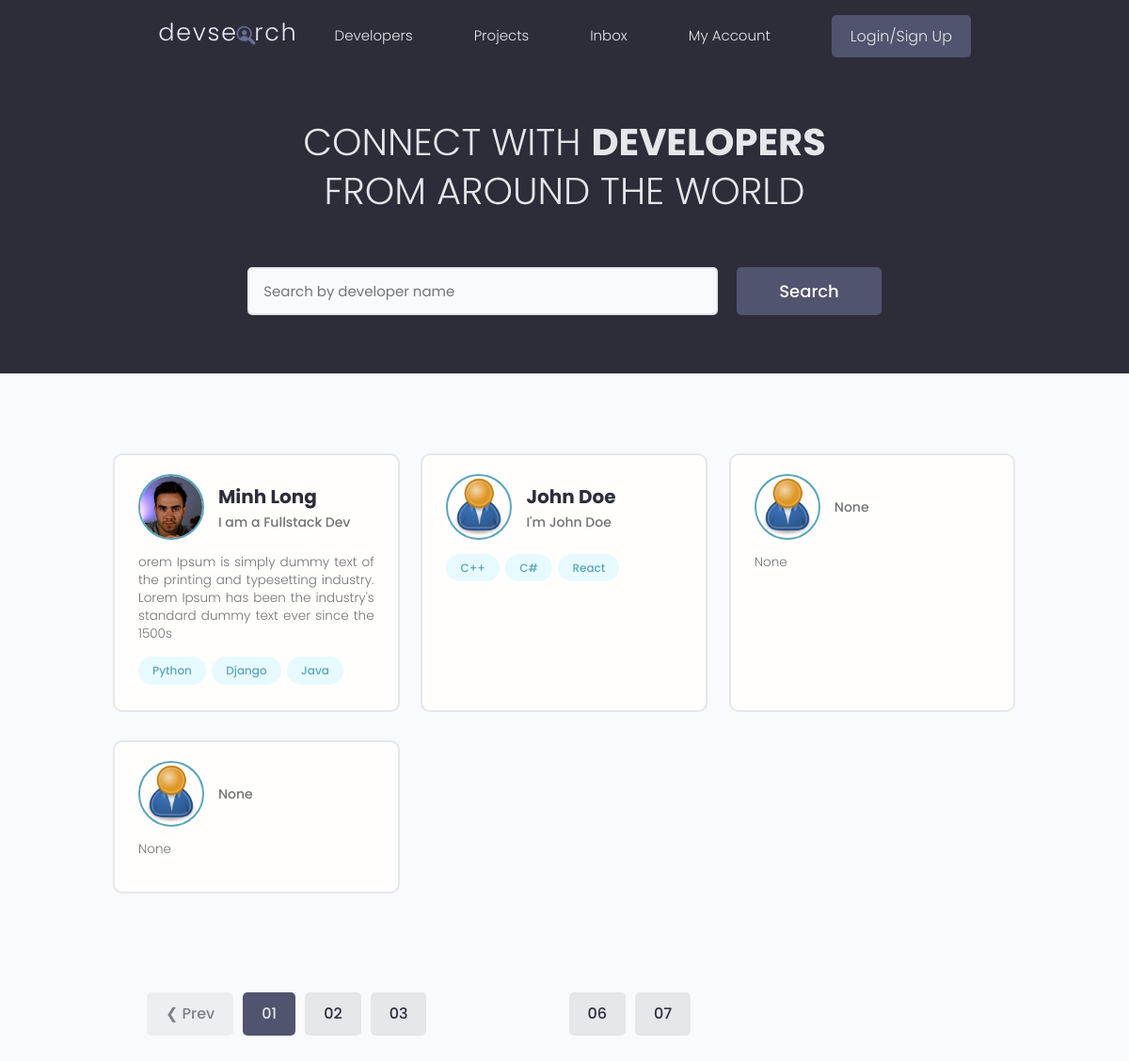
The page / on the database its author committed.
### users/models.py (models this page shows, shortened)
class Profile(models.Model):
    user = models.OneToOneField(User, on_delete=models.CASCADE, null=True, blank=True)
    name = models.CharField(max_length=200, blank=True, null=True)
    email = models.EmailField(max_length=500, blank=True,null=True)
    username = models.CharField(max_length=200, blank=True, null=True)
    location = models.CharField(max_length=200, blank=True, null=True)
    short_intro = models.CharField(max_length=500, blank=True, null=True)
    bio = models.TextField(blank=True, null=True)
    profile_image = models.ImageField(blank=True, null=True, upload_to='profiles/', default='profiles/user-default.png' )
    social_github = models.CharField(max_length=200, blank=True, null=True)
    social_twitter = models.CharField(max_length=200, blank=True, null=True)
    social_linkedin = models.CharField(max_length=200, blank=True, null=True)
    social_youtube = models.CharField(max_length=200, blank=True, null=True)
    social_website = models.CharField(max_length=200, blank=True, null=True)
    created = models.DateTimeField(auto_now_add=True)
    id = models.UUIDField(default=uuid.uuid4, unique=True, primary_key=True, editable=False)

class Skill(models.Model):
    owner =  models.ForeignKey(Profile, on_delete=models.CASCADE, null=True)
    name = models.CharField(max_length= 200,null=True, blank=True)
    description = models.TextField(null=True, blank=True)
    created = models.DateTimeField(auto_now_add=True)
    id = models.UUIDField(default=uuid.uuid4, unique=True, primary_key=True, editable=False)
    def __str__(self):
        return str(self.name)

### users/views.py (the view)
# urls.py: path('', views.profiles, name='profiles'),
def profiles(request):
    profiles = Profile.objects.all()
    context = {'profiles' : profiles}
    return render(request, 'users/profiles.html', context )

### users/templates/users/profiles.html (shortened to what this page needs)
{% extends "main.html" %}
{%load static%}
{% block content %}
  <main class="home">
    <section class="hero-section text-center">
      <div class="container container--narrow">
        <div class="hero-section__box">
          <h2>CONNECT WITH <span>DEVELOPERS</span></h2>
          <h2>FROM AROUND THE WORLD</h2>
        </div>
        <div class="hero-section__search">
          <form class="form" action="#" method="get">
            <div class="form__field">
              <input class="input input--text" id="formInput#search" type="text" name="text"
                placeholder="Search by developer name" />
            </div>
            <input class="btn btn--sub btn--lg" type="submit" value="Search" />
          </form>
        </div>
      </div>
    </section>
    <section class="devlist">
      <div class="container">
        <div class="grid grid--three">
            {%for profile in profiles%}
          <div class="column card">
            <div class="dev">
              <a href="{%url 'user-profile' profile.id%}" class="card__body">
                <div class="dev__profile">
                  <img class="avatar avatar--md" src="{{profile.profile_image.url}}" alt="image" />
                  <div class="dev__meta">
                    <h3>{{profile.name}}</h3>
                    <h5>{{profile.short_intro|slice:"60"}}</h5>
                  </div>
                </div>
                <p class="dev__info">{{profile.bio|slice:"150"}}</p>
                <div class="dev__skills">
                    {%for skill in profile.skill_set.all|slice:"5"%}
                  <span class="tag tag--pill tag--main">
                    <small>{{skill}}</small>
                  </span>
                  {%endfor%}
                </div>
              </a>
            </div>
          </div>
          {%endfor%}
        </div>
      </div>
    </section>
    <div class="pagination">
      <ul class="container">
        <li><a href="#" class="btn btn--disabled">&#10094; Prev</a></li>
        <li><a href="#" class="btn btn--sub">01</a></li>
        <li><a href="#" class="btn">02</a></li>
        <li><a href="#" class="btn">03</a></li>
        <li><a href="#" class="btn">04</a></li>
        <li><a href="#" class="btn">05</a></li>
        <li><a href="#" class="btn">06</a></li>
        <li><a href="#" class="btn">07</a></li>
        <li><a href="#" class="btn">08</a></li>
        <li><a href="#" class="btn">09</a></li>
        <li><a href="#" class="btn">10</a></li>
        <li><a href="#" class="btn">Next &#10095;</a></li>
      </ul>
    </div>
  </main>
{% endblock content %}

### static/styles/app.css (style rules this page uses)
:root { --color-sub: #2d2d39; }
.btn--sub { background-color: var(--color-sub-light); }
.card { border: 2px solid var(--color-light); }
img { width: 100%; }
.hero-section { height: 40vh; display: flex; align-items: center; background-color: var(--color-sub); }
.hero-section__box { margin-bottom: 4rem; }
.hero-section__box > h2, .hero-section__box > h2 > span { font-size: 4rem; color: var(--color-light); line-height: 1.3; text-transform: uppercase; }
.hero-section__box > h2 { font-weight: 300; }
.hero-section__box > h2 > span { font-weight: 700; }
.hero-section__search > .form { display: flex; align-items: center; justify-content: center; gap: 2rem; }
.hero-section__search > .form input.input--text { width: 50rem; }
.devlist { margin-top: 8rem; }
.devlist .grid { align-items: stretch; }
.devlist .dev .dev__profile { display: flex; align-items: center; gap: 1.5rem; }
.devlist .dev .dev__meta h3 { color: var(--color-sub); font-size: 2rem; font-weight: 700; }
.devlist .dev .dev__meta h5 { color: var(--color-text); font-size: 1.4rem; font-weight: 500; }
.devlist .dev .dev__info { margin: 1.5rem 0; font-size: 1.35rem; line-height: 1.4; text-align: justify; }
.pagination { margin-top: 8rem; margin-bottom: 10rem; }
.pagination > ul { flex-wrap: wrap; list-style: none; display: flex; align-items: center; justify-content: center; gap: 1rem; }
.pagination .btn { color: var(--color-sub); }
.pagination .btn.btn--sub { color: var(--color-light); }

### static/uikit/styles/modules/_variables.css (style rules this page uses)
:root { --color-main: #5aa5b9; --color-main-light: #e6faff; --color-sub: #3f4156; --color-sub-light: #51546e; --color-sub-lighter: #ededfd; --color-text: #737373; --color-gray: #8b8b8b; --color-light: #e5e7eb; --color-light-gray: #767676; --color-bg: #f8fafd; --color-white: #fffefd; --color-white-light: #f3f3f3; --color-success: #359e64; --color-success-bg: #def8e8; --color-error: #fc4b0b; --color-error-bg: #fff2ee; --font-base: 'Poppins', arial, helvetica, 'Segoe UI', roboto, ubuntu, sans-serif; --font-monospace: 'Fira Code', 'Courier New', courier, monospace; --font-regular: 300; --font-medium: 500; --font-bold: 700; --generic-shadow: 1px 1px 5px #00000010; --generic-transition: all 0.3s ease-in-out; }

### static/uikit/styles/modules/_base.css (style rules this page uses)
* { margin: 0; padding: 0; box-sizing: border-box; text-rendering: optimizeLegibility; color: inherit; font-size: inherit; }
html { font-size: 50%; }
@media only screen and (min-width: 480px) { html { font-size: 56.25%; } }
@media only screen and (min-width: 1200px) { html { font-size: 62.5%; } }
body { line-height: 1.6; font-weight: 400; font-size: 1.5rem; color: var(--color-text); background-color: var(--color-bg); min-height: 100vh; }

### static/uikit/styles/modules/_typography.css (style rules this page uses)
* { font-family: var(--font-base); }
h2 { font-size: 3.6rem; font-weight: var(--font-bold); }
h3 { font-size: 3.2rem; font-weight: var(--font-medium); }
h5 { font-size: 2.4rem; font-weight: var(--font-medium); }
h5, h6 { font-weight: var(--font-regular); }
p, span, strong { font-size: 1.6rem; color: var(--color-text); font-weight: var(--font-regular); }
a { padding-bottom: 2px; text-decoration: none; display: inline-block; color: var(--color-main); font-weight: var(--font-medium); }

### static/uikit/styles/modules/_utilities.css (style rules this page uses)
.container { width: 92%; max-width: 165rem; margin: 0 auto; box-sizing: border-box; }
.container--narrow { width: 92%; max-width: 120rem; }
@media screen and (min-width: 1000px) { .container { width: 90%; } }
@media screen and (min-width: 1000px) { .container--narrow { width: 85%; } }
@media screen and (min-width: 1200px) { .container { width: 80%; } }
@media screen and (min-width: 1200px) { .container--narrow { width: 72%; } }
.text-center { text-align: center; }

### static/uikit/styles/modules/_avatar.css (style rules this page uses)
.avatar { border-radius: 50%; border: 2px solid var(--color-main); object-fit: cover; }
.avatar--md { height: 7rem; width: 7rem; }

### static/uikit/styles/modules/_button.css (style rules this page uses)
.btn { display: inline-block; position: relative; cursor: pointer; background-color: var(--color-light); font-weight: var(--font-medium); color: var(--color-sub); text-decoration: none; padding: 1rem 2rem; border-radius: 0.5rem; border: none; width: -webkit-fit-content; width: -moz-fit-content; width: fit-content; height: -webkit-fit-content; height: -moz-fit-content; height: fit-content; font-size: 1.6rem; outline-width: 0; outline-color: transparent; -webkit-backface-visibility: hidden; backface-visibility: hidden; transition: all 0.3s ease-in-out; }
.btn:disabled, .btn--disabled { cursor: not-allowed; opacity: 0.6; }
.btn--sub { background-color: var(--color-sub); color: var(--color-white); }
.btn--lg { font-size: 1.8rem; padding: 1.2rem 4.5rem; }

### rows shown on the page
Profile: profile_image (picture), name "Minh Long", short_intro "I am a Fullstack Dev", bio "orem Ipsum is simply dummy text of the printing and typesetting industry. Lorem Ipsum has been the industry's standard dummy text ever since the 1500s"
Skill: name "Python"
Skill: name "Django"
Skill: name "Java"
Profile: profile_image (placeholder picture), name "John Doe", short_intro "I'm John Doe"
Skill: name "C++"
Skill: name "C#"
Skill: name "React"
Profile: profile_image (placeholder picture), short_intro "None", bio "None"
Profile: profile_image (placeholder picture), short_intro "None", bio "None"
